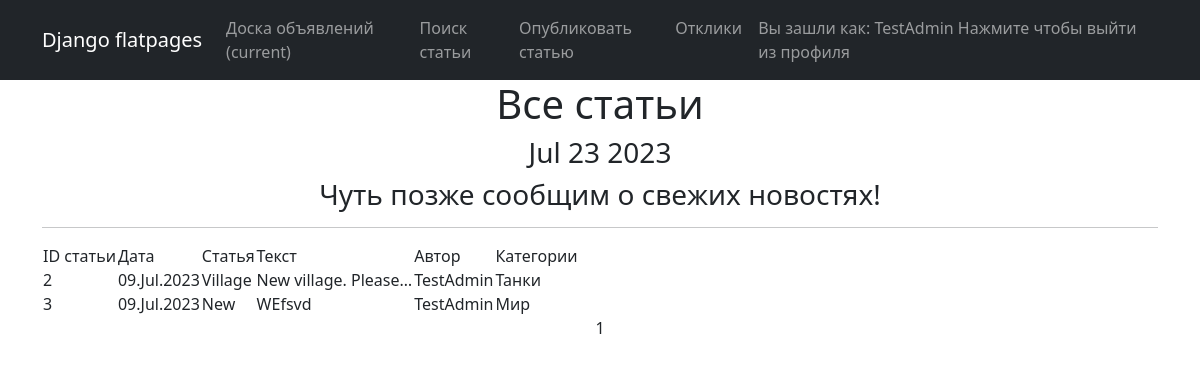
The app's page /board/ (signed in), older data.
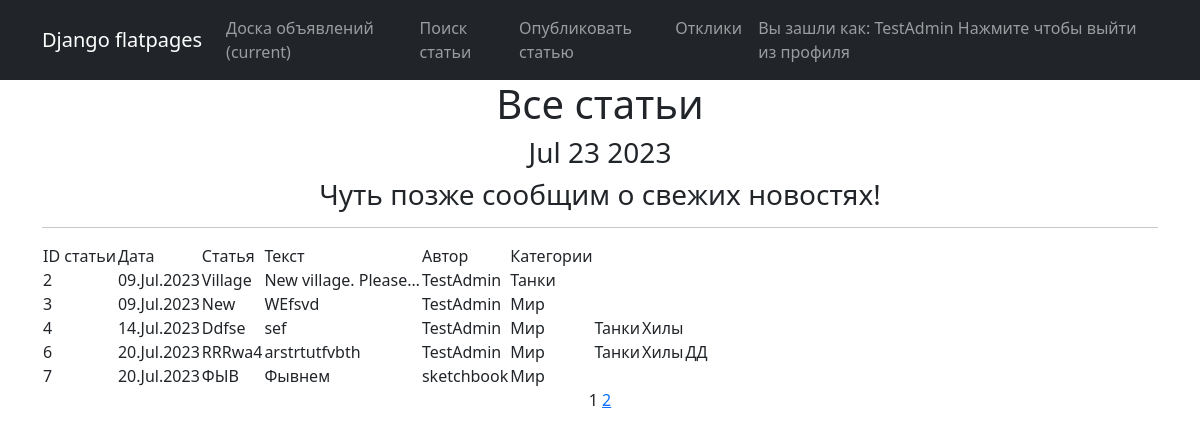
The same page, newer data.
### news/models.py (models this page shows, shortened)
class Post(models.Model):
    author = models.ForeignKey(User, on_delete=models.CASCADE)
    dateCreation = models.DateTimeField(auto_now_add=True)
    postCategory = models.ManyToManyField(Category) # through='PostCategory')
    title = models.CharField(max_length=128, unique=True)
    text = models.TextField()
    upload = models.FileField(upload_to='uploads/', default=None, null=True, blank=True)

class Category(models.Model):
    name = models.CharField(max_length=64, unique=True)

### news/views.py (the view)
# urls.py: path('', PostList.as_view(), name='board'),
class PostList(LoginRequiredMixin, ListView):
    model = Post
    ordering = 'dateCreation'
    template_name = 'board.html'
    context_object_name = 'board'
    paginate_by = 5
    def get_context_data(self, **kwargs):
        context = super().get_context_data(**kwargs)
        context['time_now'] = datetime.utcnow()
        context['next_sale'] = None
        return context

### news/templatetags/castom_tags.py (called while the page is built)
@register.simple_tag()
def current_time(format_string='%b %d %Y'):
    return datetime.utcnow().strftime(format_string)

@register.simple_tag(takes_context=True)
def url_replace(context, **kwargs):
   d = context['request'].GET.copy()
   for k, v in kwargs.items():
       d[k] = v
   return d.urlencode()

### templates/board.html (shortened to what this page needs)
    {% extends 'flatpages/default.html' %}
{% load castom_tags %}
{% block content %}
    <h1>Все статьи</h1>
    <h3>{% current_time '%b %d %Y' %}</h3>
    <h3>{{ next_sale|default_if_none:"Чуть позже сообщим о свежих новостях!" }}</h3>
    <hr>
        {% if board %}
            <table>
                <tr>
                    <td>ID статьи</td>
                    <td>Дата</td>
                    <td>Статья</td>
                    <td>Текст</td>
                    <td>Автор</td>
                    <td>Категории</td>
                    {% for post in board %}
                        <tr>
                            <td>{{ post.id }}</td>
                            <td>{{ post.dateCreation|date:"d.M.Y" }}</td>
                            <td><a class="nav-link" href="/board/{{post.id}}">{{ post.title }}  </a></td>
                            <td>{{ post.text|truncatechars:20  }}</td>
                            <td>{{ post.author }}</td>
                            {% for cate in post.postCategory.all %}
                                <td>{{ cate.name }}</td>
                            {% endfor %}
                        </tr>
                    {% endfor %}
                </tr> <!— Не забываем закрыть HTML-тег строки —>
            </table> <!— ... и таблицы —>
        {% else %}
            <h2>Новостей нет!</h2>
        {% endif %}
        {{ page_obj.number }}
        {% if page_obj.has_next %}
           <a href="?{% url_replace page=page_obj.next_page_number %}">{{ page_obj.next_page_number }}</a>
        {% endif %}
{% endblock content %}

Row changes from the older to the newer data that the page shows:
added Post: id "4", dateCreation "14.Jul.2023", title "Ddfse", text "sef", author "TestAdmin", Category (name "Мир"), Category (name "Танки")
now on this page (row unchanged): Category: name "Хилы"
added Post: id "6", dateCreation "20.Jul.2023", title "RRRwa4", text "arstrtutfvbth", author "TestAdmin", Category (name "Мир"), Category (name "Танки")
now on this page (row unchanged): Category: name "ДД", shown under "6"
added Post: id "7", dateCreation "20.Jul.2023", title "ФЫВ", text "Фывнем", author "sketchbook", Category (name "Мир")
Text that changed along with them:
{{ page_obj.next_page_number }}: (not shown) → "2"
